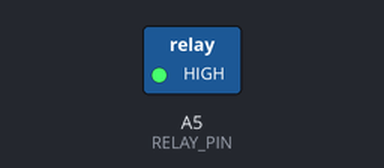
Bench run of a sketch on a simulated Arduino Uno, built with avr-gcc and run on an emulated ATmega328P. On the bench: switched loads named in the sketch (green lamp = pin HIGH). Dashed ring = blinking.

Above: at 0.6 s.
Timing chart, 0 to 3.0 s (numbered marks = the images above):
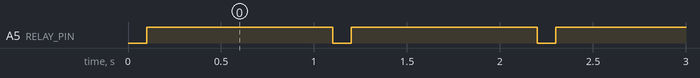

Measured:
- by itself, A5 (RELAY_PIN): alternates HIGH for 1.0 s and LOW for 0.10 s

The sketch:

TCCC_pump_v1.ino
```cpp
// Simple arduino sketch that triggers a relay that controls a 12v pump.
// The pump is part of a Casaulty Care Course that simulates a beating heart
// making a training wound bleed. The system is incorporated into tourniquet
// and pressure dressing training.

// Created by: Jeff Faatz
// https://github.com/jeffreyfaatz
// version 1.0

const int RELAY_PIN = A5;  // Arduino pin to the IN pin of relay

void setup() {
  pinMode(RELAY_PIN, OUTPUT);  // initialize pin A5 as an output
}

void loop() {
  digitalWrite(RELAY_PIN, LOW); // turn on pump for .1 second
  delay(100);
  digitalWrite(RELAY_PIN, HIGH);  // turn off pump for 1 second
  delay(1000);
}
```
